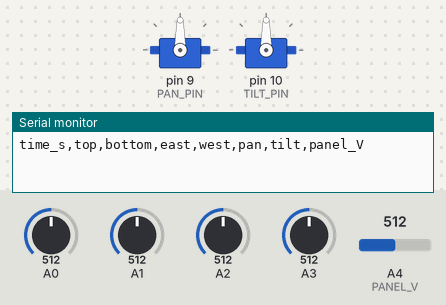
The sketch below on a simulated Arduino Uno, built with avr-gcc and run on an emulated ATmega328P. Shown: 2 × servo, the last lines printed to the serial monitor. Inputs (shaded band) come from the test bench; at power-on: A0 = 512, A1 = 512, A2 = 512, A3 = 512, A4 (PANEL_V) = 512.

Above: at 2.2 s.
2.3 s: A0 set to 528
11.5 s: A0 set to 552
At 14.9 s:
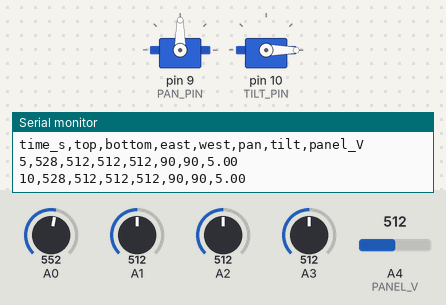
15.0 s: A1 set to 563
16.5 s: A1 set to 588
At 22.2 s:
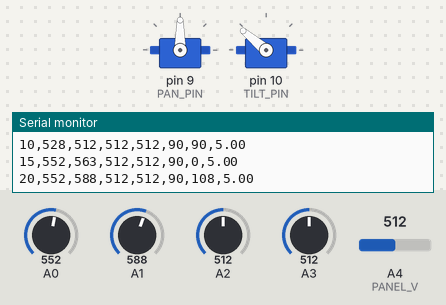
22.5 s: A2 set to 551
At 25.78 s:
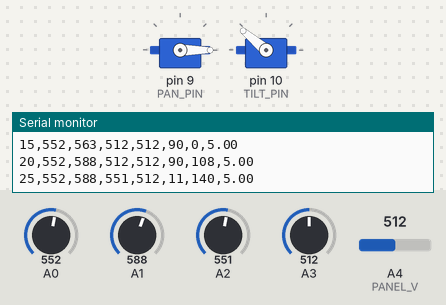
26.0 s: A3 set to 716
At 32.8 s:
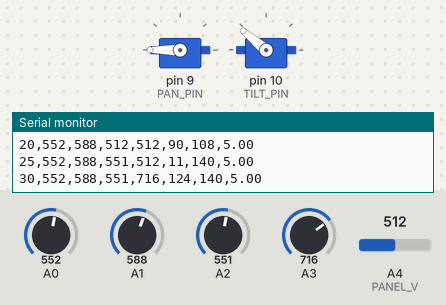
Timing chart, 0 to 33.0 s (numbered marks = the images above; inputs shaded):
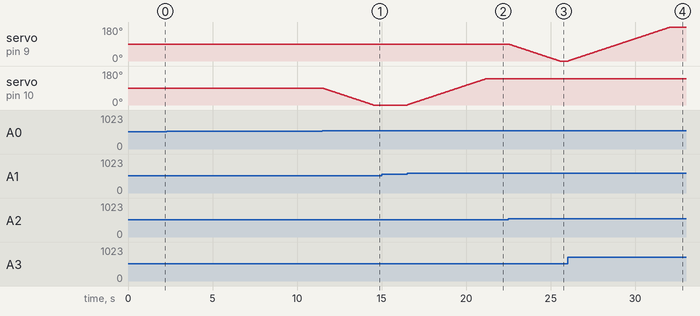

Measured:
- the behaviour switches between 537 and 538 on A0 (found by bisection; images 0 and 1)
- the behaviour switches between 577 and 578 on A1 (found by bisection; images 1 and 2)
- the behaviour switches between 537 and 538 on A2 (found by bisection; images 2 and 3)
- after the input at 11.5 s, servo on pin 10 (TILT_PIN): moves from 90° to 0° over 3.0 s, starting at once
- after the input at 16.5 s, servo on pin 10 (TILT_PIN): moves from 0° to 140° over 4.7 s, starting at once
- after the input at 22.5 s, servo on pin 9 (PAN_PIN): moves from 90° to 0° over 3.0 s, starting at once
- after the input at 26.0 s, servo on pin 9 (PAN_PIN): moves from 0° to 180° over 6.0 s, starting at once

The sketch:

solar_tracker.ino
```cpp
/*
  Dual-axis solar tracker - Arduino Uno + 2x SG90 + 4x LDR
  ------------------------------------------------------------
  WIRING
    Each LDR:   5V --- LDR ---+--- analog pin
                              |
                             10k
                              |
                             GND        (more light = bigger number)

    LDR TOP    (the one farthest from the panel)  -> A0
    LDR BOTTOM (the one closest to the panel)     -> A1
    LDR EAST   (on the lid's "E" side)            -> A2
    LDR WEST   (on the lid's "W" side)            -> A3

    Panel +  --- 10k ---+--- 10k --- GND      panel - to GND
                        |
                        A4   (measures panel voltage, max 10 V)

    Pan servo  (east-west, in base)   signal -> D9
    Tilt servo (up-down, on the yoke) signal -> D10
    Servo red -> 5V, brown -> GND.  Better: power servos from a separate
    5V supply (4xAA or USB power bank), with GND connected to Arduino GND.

  CALIBRATION (do once, with a phone flashlight)
    1. Upload, open Serial Monitor at 9600.
    2. Shine the light from the east: pan must turn toward it.
       If it turns away -> change PAN_DIR to -1.
    3. Shine the light from above/in front: tilt must move toward it.
       If it moves away -> change TILT_DIR to -1.
*/
#include <Servo.h>

// ---------- pins ----------
const int LDR_TOP = A0, LDR_BOT = A1, LDR_EAST = A2, LDR_WEST = A3;
const int PANEL_V = A4;
const int PAN_PIN = 9, TILT_PIN = 10;

// ---------- settings ----------
int PAN_DIR  = 1;     // flip to -1 if pan moves the wrong way
int TILT_DIR = 1;     // flip to -1 if tilt moves the wrong way
const int TOLERANCE  = 25;    // ignore differences smaller than this (stops shaking)
const int DARK_LEVEL = 60;    // average below this = night
const int PAN_MIN = 0,  PAN_MAX = 180;    // 90 = facing south
const int TILT_MIN = 0, TILT_MAX = 140;   // 90 = panel flat. The sensor-head end can only go DOWN ~50 deg
                                          // past flat. If it hits the base near 140, use 40 and 180 instead.
const int STEP_DELAY = 30;    // ms between steps (bigger = slower, smoother)
const unsigned long LOG_EVERY = 5000;   // print data every 5 s

Servo pan, tilt;
int panPos = 90, tiltPos = 90;
unsigned long lastLog = 0;

int readAvg(int pin) {           // average 8 readings to reduce noise
  long s = 0;
  for (int i = 0; i < 8; i++) s += analogRead(pin);
  return s / 8;
}

void setup() {
  Serial.begin(9600);
  pan.attach(PAN_PIN);
  tilt.attach(TILT_PIN);
  pan.write(panPos);
  tilt.write(tiltPos);
  delay(1000);
  Serial.println(F("time_s,top,bottom,east,west,pan,tilt,panel_V"));
}

void loop() {
  int top = readAvg(LDR_TOP), bot = readAvg(LDR_BOT);
  int east = readAvg(LDR_EAST), west = readAvg(LDR_WEST);
  int avg = (top + bot + east + west) / 4;

  if (avg < DARK_LEVEL) {
    // night: park facing east, ready for sunrise
    panPos = PAN_DIR > 0 ? PAN_MIN + 10 : PAN_MAX - 10;
    tiltPos = 90;
  } else {
    int dEW = east - west;
    int dTB = top - bot;
    if (abs(dEW) > TOLERANCE) panPos  += (dEW > 0 ? -1 : 1) * PAN_DIR;
    if (abs(dTB) > TOLERANCE) tiltPos += (dTB > 0 ? -1 : 1) * TILT_DIR;
    panPos  = constrain(panPos,  PAN_MIN,  PAN_MAX);
    tiltPos = constrain(tiltPos, TILT_MIN, TILT_MAX);
  }
  pan.write(panPos);
  tilt.write(tiltPos);

  if (millis() - lastLog >= LOG_EVERY) {   // CSV log for your experiment
    lastLog = millis();
    float v = analogRead(PANEL_V) * 5.0 / 1023.0 * 2.0;   // x2 because of the divider
    Serial.print(millis() / 1000); Serial.print(',');
    Serial.print(top);  Serial.print(','); Serial.print(bot);  Serial.print(',');
    Serial.print(east); Serial.print(','); Serial.print(west); Serial.print(',');
    Serial.print(panPos); Serial.print(','); Serial.print(tiltPos); Serial.print(',');
    Serial.println(v, 2);
  }
  delay(STEP_DELAY);
}
```
